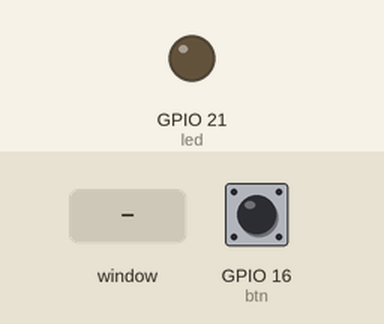
A program run on a simulated Raspberry Pi (BCM pin numbers). On the bench: output pins drawn as LEDs (lit = HIGH). The test bench sets the inputs (shaded band); at power-on: GPIO 16 (btn) HIGH. The desktop window is not drawn, its controls go by their first labels and the mouse button is held 0.15 s.

Above: at 1.2 s.
1.3 s: control labelled "Encender" in the window clicked
At 1.9 s:
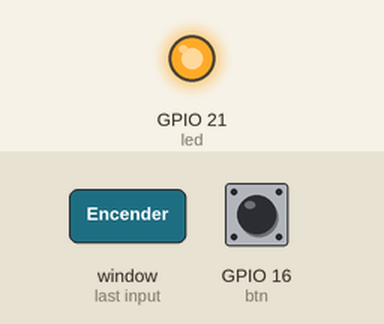
2.8 s: control labelled "Apagar" in the window clicked
At 4.2 s:
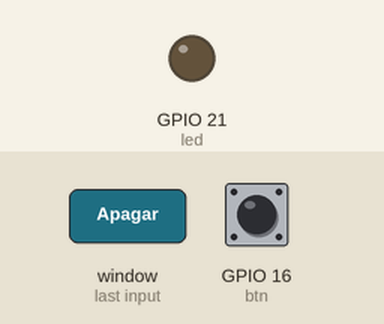
Timing chart, 0 to 5.8 s (numbered marks = the images above; inputs shaded):
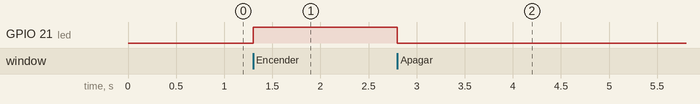

Measured:
- after the input at 1.3 s, GPIO 21 (led): LOW → HIGH at once
- after the input at 2.8 s, GPIO 21 (led): HIGH → LOW at once

The program:

Boton_Funcion_Fisico.py
```python
#Asignar una función a los botones
import sys
from Tkinter import*
#Para Interacturar con las entradas y salidas
#Se requiere de la libreria mostrada
#Librería para controlar GPIO
import RPi.GPIO as GPIO

#Sirve para uar los pines de la placa y no del procesador
GPIO.setmode(GPIO.BCM)
#Apagar Warning
GPIO.setwarnings(False)

#Declarar pines a usar
led = 21
btn = 16

#Configurar el pin 21 (led) como salida
GPIO.setup(led, GPIO.OUT)
#Configurar el pin 16 como entrada Activa con 1
GPIO.setup(btn, GPIO.IN, GPIO.PUD_UP)


#Definir Funciones
def Encender():
    #Leer entrada
    if GPIO.input(btn) == False:
        etiqueta.config(text="Activa")
    else:
        etiqueta.config(text="Inactiva")
    #Escribir la salida (Encender)
    GPIO.output(led,1)
def Apagar():
    #Leer entrada
    if GPIO.input(btn) == False:
        etiqueta.config(text="Activa")
    else:
        etiqueta.config(text="Inactiva")
    #Escribir la salida (Apagar)
    GPIO.output(led,0)

#Crear Interfaz
app=Tk()
app.title("Encender un LED")
vp=Frame(app)
vp.grid(column=10, row=20)
vp.columnconfigure(0,weight=1)
vp.rowconfigure(0,weight=1)

#Parametrizar Interfaz
Salida_Label="Inactiva"
etiqueta=Label(vp, text=Salida_Label)
etiqueta.grid(column=1, row=3)
boton=Button(vp, text="Encender",background="green", command=Encender)
boton.grid(column=1,row=2)
boton=Button(vp, text="Apagar", background="red", command=Apagar)
boton.grid(column=1,row=1)
app.mainloop()
```
